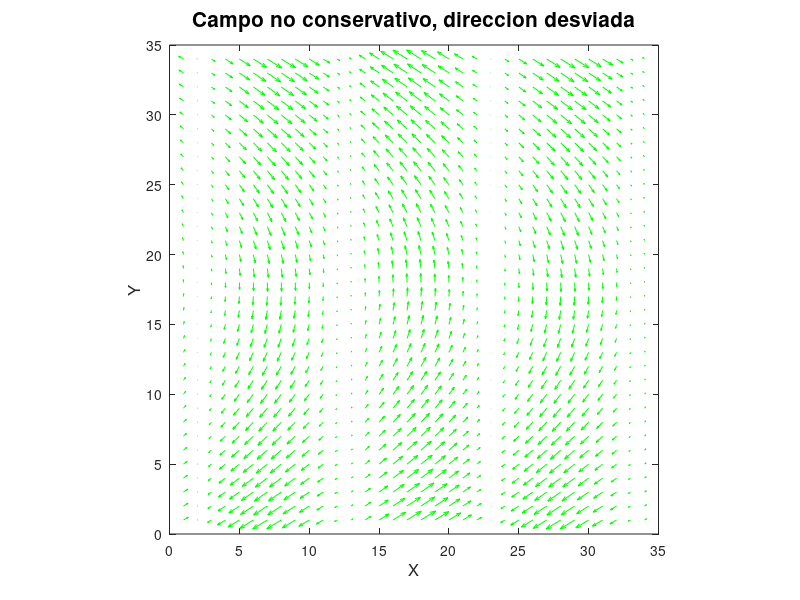
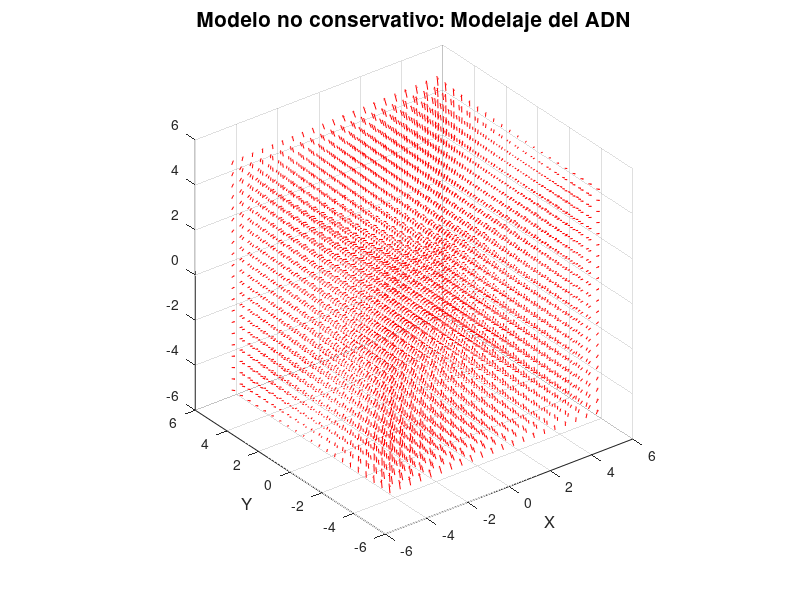
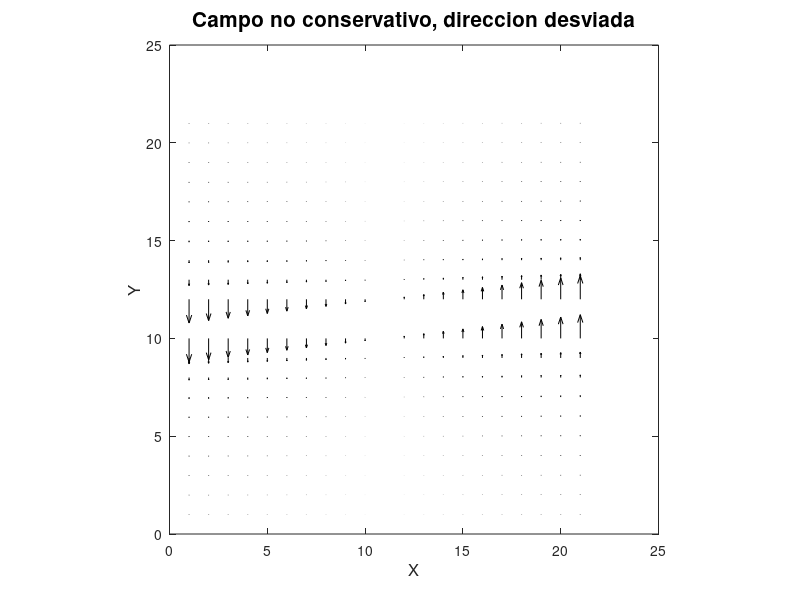
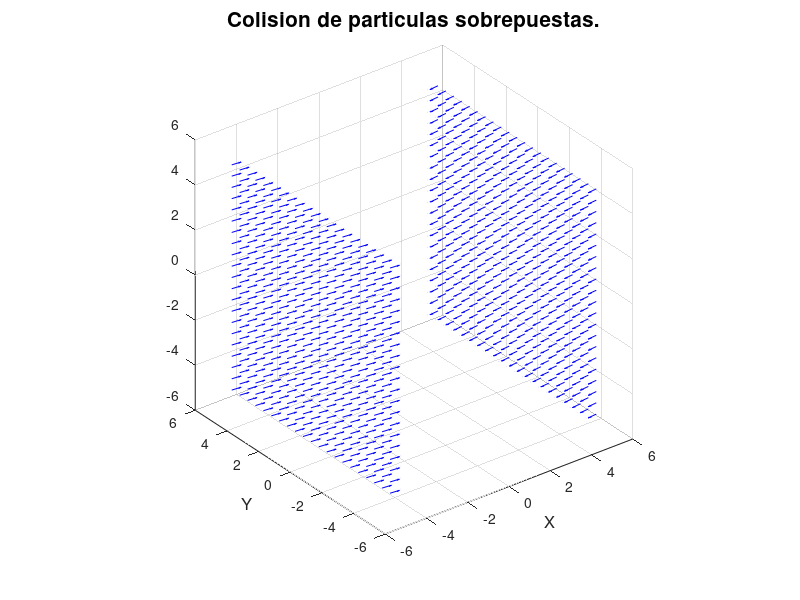

These figures' MATLAB source, in order:
%1) Sea el campo vectorial=ycos(x+y)i-xsin(x+y)j
[x, y] = meshgrid(-5:0.3:5, -5:0.3:5); %Rango de amplifaci?n 
u=y*cos(x+y); %va en la direccion de x
v=-x*sin(x+y); %va en la direccion de y 
xlabel('X', 'FontSize', 12)
ylabel('Y', 'FontSize', 12)
zlabel('N', 'FontSize', 12)
figure(1);
grid on;
quiver(u, v, 'g'), axis square %Centra los ejes de manera cuadrada.
%Otorga la direcci?n en funci?n de las variables que se estan planteando.
title('Campo no conservativo, direccion desviada', 'FontSize', 15);

%2) Sea el campo vectorial: (3x^2+2yz)i+(2xz+6yz)j+(2xy+3y^2)k
[x, y, z] = meshgrid(-5:0.5:5, -5:0.5:5, -5:0.5:5);
u=3*x.^2+2*y.*z;
v=2*x.*z+6*y.*z;
w=2*x.*y+3*y.^2;
xlabel('X', 'FontSize', 12)
ylabel('Y', 'FontSize', 12)
zlabel('N', 'FontSize', 12)
figure(2);
grid on;
quiver3(x, y, z, u, v, w, 'r'), axis square %Centra los ejes de manera cuadrada.
%Otorga la direcci?n en funci?n de las variables que se estan planteando.
title('Modelo no conservativo: Modelaje del ADN', 'FontSize', 15);

%3) Sea el campo vectorial: v=1/y^2*(yi+xj)
[x, y] = meshgrid(-1:0.10:1, -1:0.10:1); %Rango de amplifaci?n 
u=(y.^-2)*y; %va en la direccion de x
v=(y.^-2)*x; %va en la direccion de y 
xlabel('X', 'FontSize', 12)
ylabel('Y', 'FontSize', 12)
figure(3);
grid on;
quiver(u, v, 'k'), axis square %Centra los ejes de manera cuadrada.
%Otorga la direcci?n en funci?n de las variables que se estan planteando.
title('Campo no conservativo, direccion desviada', 'FontSize', 15);

%4) Sea el campo vectorial v=(-2xye^x^2)i-(e^x^2)j+(2*x.*y+3*y.^2)k
[x, y, z] = meshgrid(-5:0.5:5, -5:0.5:5, -5:0.5:5);
u=-2*x.*exp(x.^2);
v=-exp(x.^2);
w=2*x.*y+3*y.^2;
xlabel('X', 'FontSize', 12)
ylabel('Y', 'FontSize', 12)
zlabel('N', 'FontSize', 12)
figure(4);
grid on;
quiver3(x, y, z, u, v, w, 'b'), axis square %Centra los ejes de manera cuadrada.
%Otorga la direcci?n en funci?n de las variables que se estan planteando.
title('Colision de particulas sobrepuestas.', 'FontSize', 15);

%5) Sea el campo vectorial: ((y.^-2)y)i+((y.^2)xy)j
[x, y] = meshgrid(-3:0.25:3, -3:0.25:3); %Rango de amplifaci?n 
u=(y.^-2)*y; %va en la direccion de x
v=(y.^2)*x.*y; %va en la direccion de y 
xlabel('X', 'FontSize', 12)
ylabel('Y', 'FontSize', 12)
figure(5);
grid on;
quiver(u, v, 'm'), axis square %Centra los ejes de manera cuadrada.
%Otorga la direcci?n en funci?n de las variables que se estan planteando.
title('Campo no conservativo, direccion desviada', 'FontSize', 15);